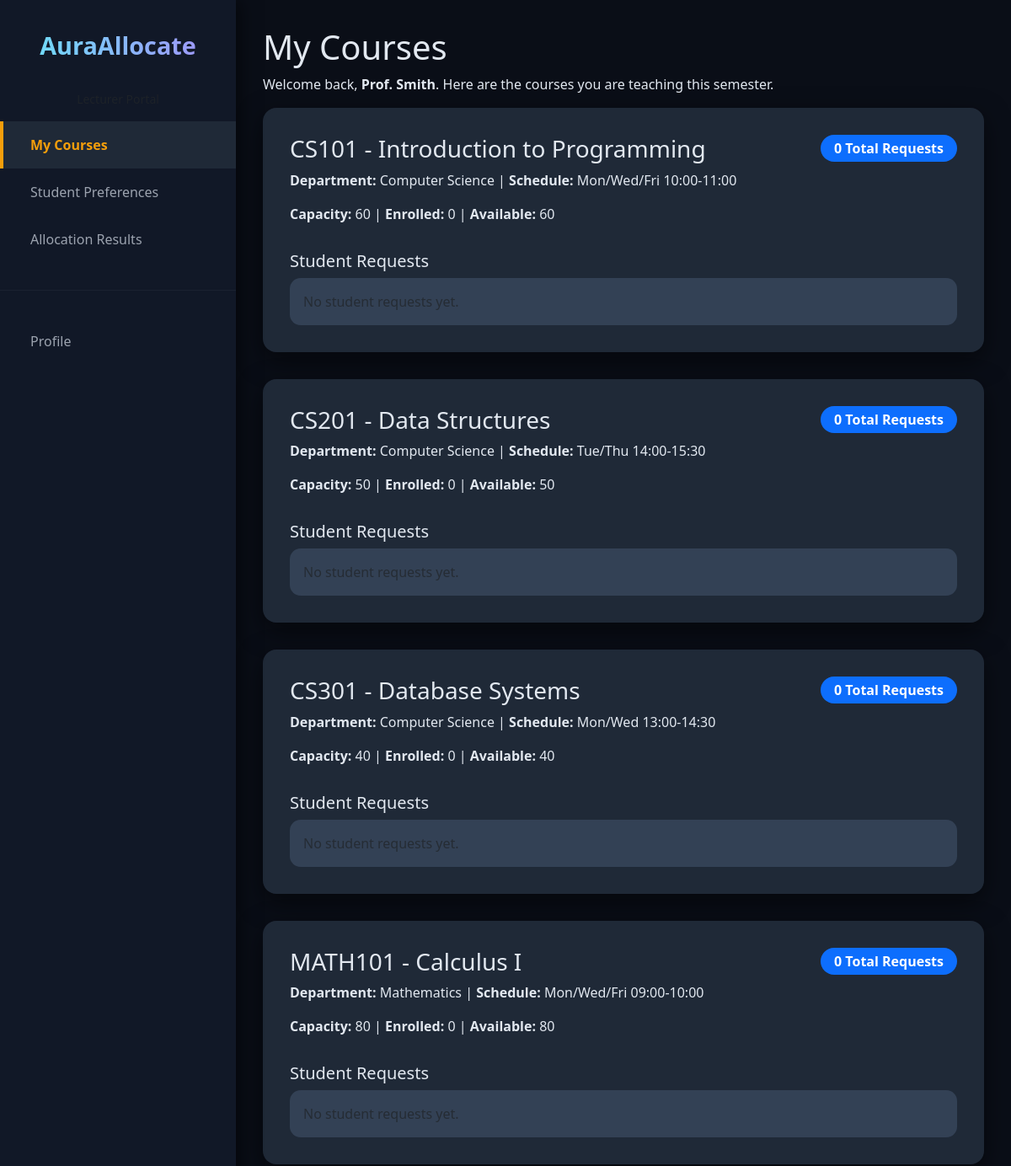
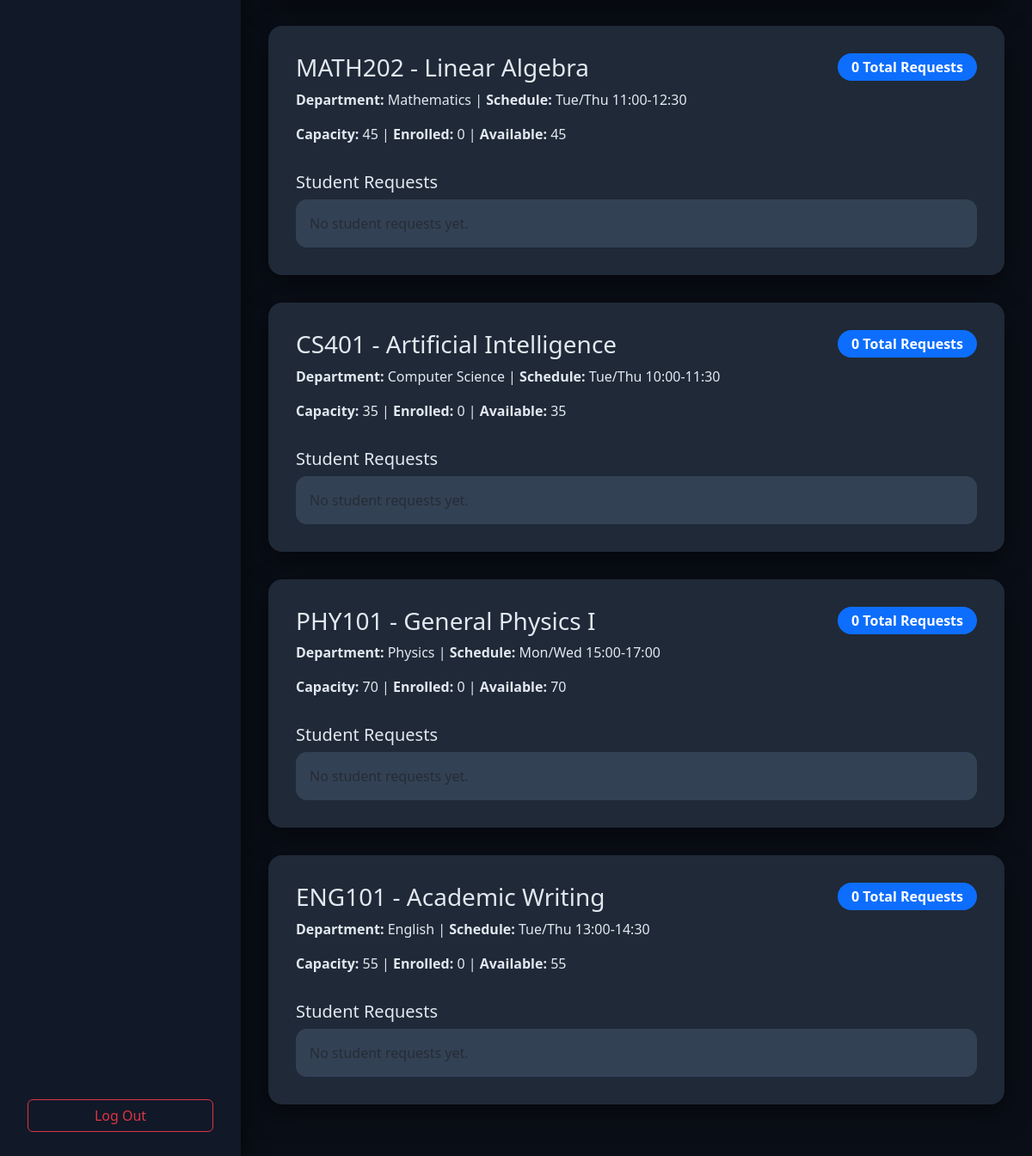
The app's page /dashboard/ (signed in) with its own data (2 pictures, top to bottom).
### allocations/models.py (models this page shows, shortened)
class User(AbstractUser):
    ROLE_CHOICES = (
        ('student', 'Student'),
        ('lecturer', 'Lecturer'),
        ('admin', 'Admin'),
    )
    role = models.CharField(max_length=20, choices=ROLE_CHOICES, default='student')
    full_name = models.CharField(max_length=200, blank=True)

class Course(models.Model):
    code = models.CharField(max_length=10, unique=True)
    title = models.CharField(max_length=200)
    department = models.ForeignKey(Department, on_delete=models.CASCADE)
    lecturer = models.ForeignKey(User, on_delete=models.SET_NULL, null=True, limit_choices_to={'role': 'lecturer'})
    capacity = models.PositiveIntegerField()
    enrolled_count = models.PositiveIntegerField(default=0)
    schedule = models.CharField(max_length=200, blank=True)
    def available_slots(self):
        return self.capacity - self.enrolled_count

class Department(models.Model):
    name = models.CharField(max_length=100)
    code = models.CharField(max_length=10, unique=True)
    def __str__(self):
        return self.name

### allocations/views.py (the view)
# urls.py: path('dashboard/', views.dashboard, name='dashboard'),
@login_required
def dashboard(request):
    if request.user.role == 'student':
        courses = Course.objects.all()
        my_enrollments = Enrollment.objects.filter(student=request.user).order_by('-requested_at')
        saved_preferences = Preference.objects.filter(student=request.user).order_by('rank')
        ranked_course_ids = list(saved_preferences.values_list('course_id', flat=True))
        return render(request, 'allocations/student_dashboard.html', {
            'courses': courses,
            'my_enrollments': my_enrollments,
            'saved_preferences': saved_preferences,
            'ranked_course_ids': ranked_course_ids,
        })
    elif request.user.role == 'lecturer':
        my_courses = Course.objects.filter(lecturer=request.user).prefetch_related('enrollment_set')
        return render(request, 'allocations/lecturer_dashboard.html', {
            'my_courses': my_courses,
            'page_title': 'My Courses',
        })
    elif request.user.role == 'admin':
        return redirect('admin:index')
    else:
        messages.error(request, "Invalid user role.")
        return redirect('home')

### templates/allocations/lecturer_dashboard.html (shortened to what this page needs)
<!DOCTYPE html>
<html lang="en">
<head>
    <link href="https://cdn.jsdelivr.net/npm/bootstrap@5.3.3/dist/css/bootstrap.min.css" rel="stylesheet">
</head>
<body>
    <div class="sidebar">
        <div class="sidebar-brand">AuraAllocate</div>
        <small class="text-muted d-block text-center mb-3">Lecturer Portal</small>
        <div class="sidebar-menu">
            <a href="{% url 'dashboard' %}" class="active">My Courses</a>
            <a href="{% url 'lecturer_preferences' %}">Student Preferences</a>
            <a href="{% url 'lecturer_allocation' %}">Allocation Results</a>
            <hr style="border-color: #374151; margin: 2rem 0;">
            <a href="#">Profile</a>
        </div>
        <a href="{% url 'logout' %}" class="btn btn-outline-danger"
           style="position: absolute; bottom: 2rem; left: 2rem; width: calc(280px - 4rem);">
           Log Out
        </a>
    </div>
    <div class="main-content">
        <h1>{{ page_title|default:"Lecturer Dashboard" }}</h1>
        <p>Welcome back, <strong>{{ user.full_name|default:user.username }}</strong>. Here are the courses you are teaching this semester.</p>
        {% if my_courses %}
            {% for course in my_courses %}
            <div class="course-card">
                <div class="d-flex justify-content-between align-items-start mb-3">
                    <div>
                        <h3>{{ course.code }} - {{ course.title }}</h3>
                        <p><strong>Department:</strong> {{ course.department }} | <strong>Schedule:</strong> {{ course.schedule|default:"TBD" }}</p>
                        <p><strong>Capacity:</strong> {{ course.capacity }} | <strong>Enrolled:</strong> {{ course.enrolled_count }} | <strong>Available:</strong> {{ course.available_slots }}</p>
                    </div>
                    <div class="text-end">
                        <span class="badge bg-primary fs-6">{{ course.enrollment_set.count }} Total Requests</span>
                    </div>
                </div>
                <h5>Student Requests</h5>
                <div class="student-list">
                    {% for enrollment in course.enrollment_set.all %}
                    <div class="d-flex justify-content-between align-items-center mb-2 p-2 rounded" style="background: #1e293b;">
                        <span><strong>{{ enrollment.student.full_name|default:enrollment.student.username }}</strong></span>
                        <span class="badge
                            {% if enrollment.status == 'approved' %}badge-approved
                            {% elif enrollment.status == 'pending' %}badge-pending
                            {% else %}badge-waitlisted{% endif %}">
                            {{ enrollment.get_status_display }}
                        </span>
                    </div>
                    {% empty %}
                    <p class="text-muted mb-0">No student requests yet.</p>
                    {% endfor %}
                </div>
            </div>
            {% endfor %}
        {% else %}
            <div class="card p-5 text-center" style="background: #1f2937; border-radius: 1.5rem; box-shadow: 0 15px 40px rgba(0,0,0,0.6);">
                <h4 class="mb-3">No courses assigned</h4>
                <p>You are not currently teaching any courses this semester.</p>
            </div>
        {% endif %}
    </div>
</body>
</html>

### templates/allocations/lecturer_dashboard.html (style rules this page uses)
body { background: #0a0e17; color: #e2e8f0; font-family: 'Segoe UI', sans-serif; margin: 0; }
.sidebar { position: fixed; top: 0; left: 0; width: 280px; height: 100%; background: #111827; padding-top: 2rem; box-shadow: 5px 0 20px rgba(0, 0, 0, 0.5); z-index: 1000; }
.sidebar-brand { font-size: 1.8rem; font-weight: 800; background: linear-gradient(to right, #67e8f9, #a78bfa); -webkit-background-clip: text; -webkit-text-fill-color: transparent; text-align: center; margin-bottom: 2rem; }
.sidebar-menu a { display: block; padding: 1rem 2rem; color: #9ca3af; text-decoration: none; border-left: 4px solid transparent; transition: all 0.3s; }
.sidebar-menu a:hover, .sidebar-menu a.active { color: #e2e8f0; background: #1f2937; border-left: 4px solid #f59e0b; }
.sidebar-menu a.active { background: #1f2937; color: #f59e0b; font-weight: bold; }
.main-content { margin-left: 280px; padding: 2rem; }
.course-card { background: #1f2937; border-radius: 1rem; padding: 2rem; box-shadow: 0 10px 30px rgba(0, 0, 0, 0.5); margin-bottom: 2rem; }
.student-list { background: #334155; border-radius: 0.8rem; padding: 1rem; max-height: 300px; overflow-y: auto; }
.badge { padding: 0.5rem 1rem; border-radius: 50px; font-size: 0.9rem; }

### records on screen
User: full_name "Prof. Smith"
Course: code "CS101", title "Introduction to Programming", department "Computer Science", schedule "Mon/Wed/Fri 10:00-11:00", capacity "60", enrolled_count "0", available_slots "60", enrollment_set.count "0"
Course: code "CS201", title "Data Structures", department "Computer Science", schedule "Tue/Thu 14:00-15:30", capacity "50", enrolled_count "0", available_slots "50", enrollment_set.count "0"
Course: code "CS301", title "Database Systems", department "Computer Science", schedule "Mon/Wed 13:00-14:30", capacity "40", enrolled_count "0", available_slots "40", enrollment_set.count "0"
Course: code "MATH101", title "Calculus I", department "Mathematics", schedule "Mon/Wed/Fri 09:00-10:00", capacity "80", enrolled_count "0", available_slots "80", enrollment_set.count "0"
Course: code "MATH202", title "Linear Algebra", department "Mathematics", schedule "Tue/Thu 11:00-12:30", capacity "45", enrolled_count "0", available_slots "45", enrollment_set.count "0"
Course: code "CS401", title "Artificial Intelligence", department "Computer Science", schedule "Tue/Thu 10:00-11:30", capacity "35", enrolled_count "0", available_slots "35", enrollment_set.count "0"
Course: code "PHY101", title "General Physics I", department "Physics", schedule "Mon/Wed 15:00-17:00", capacity "70", enrolled_count "0", available_slots "70", enrollment_set.count "0"
Course: code "ENG101", title "Academic Writing", department "English", schedule "Tue/Thu 13:00-14:30", capacity "55", enrolled_count "0", available_slots "55", enrollment_set.count "0"

### other values on screen
{{ page_title|default:"Lecturer Dashboard" }} "My Courses"
